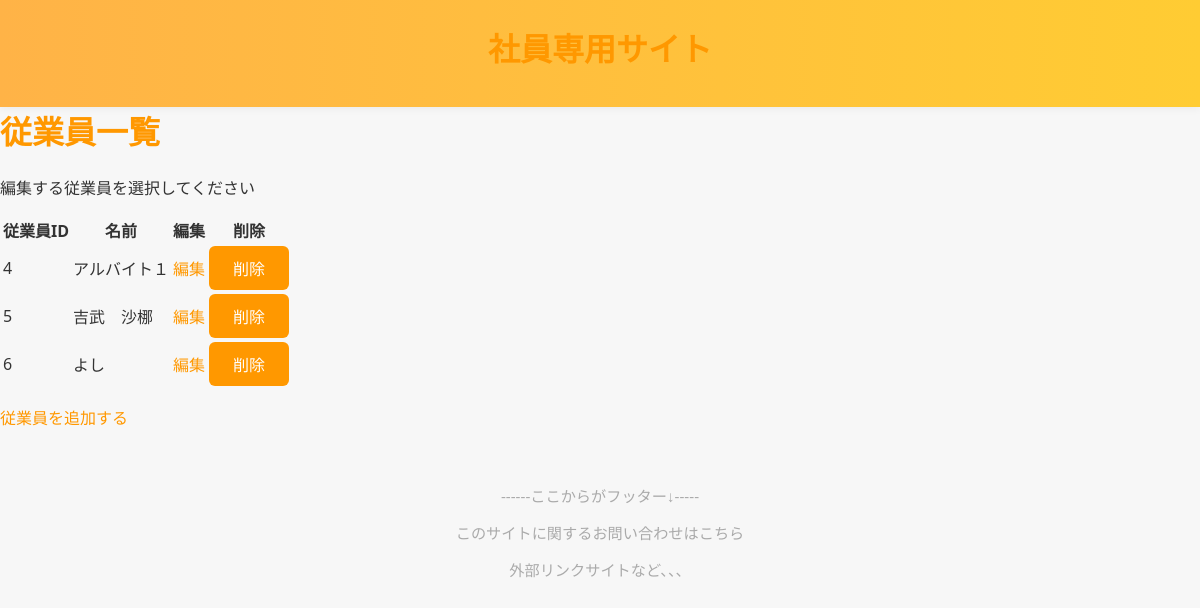
The app's page /emp/EditEmployee/ (signed in), older data.
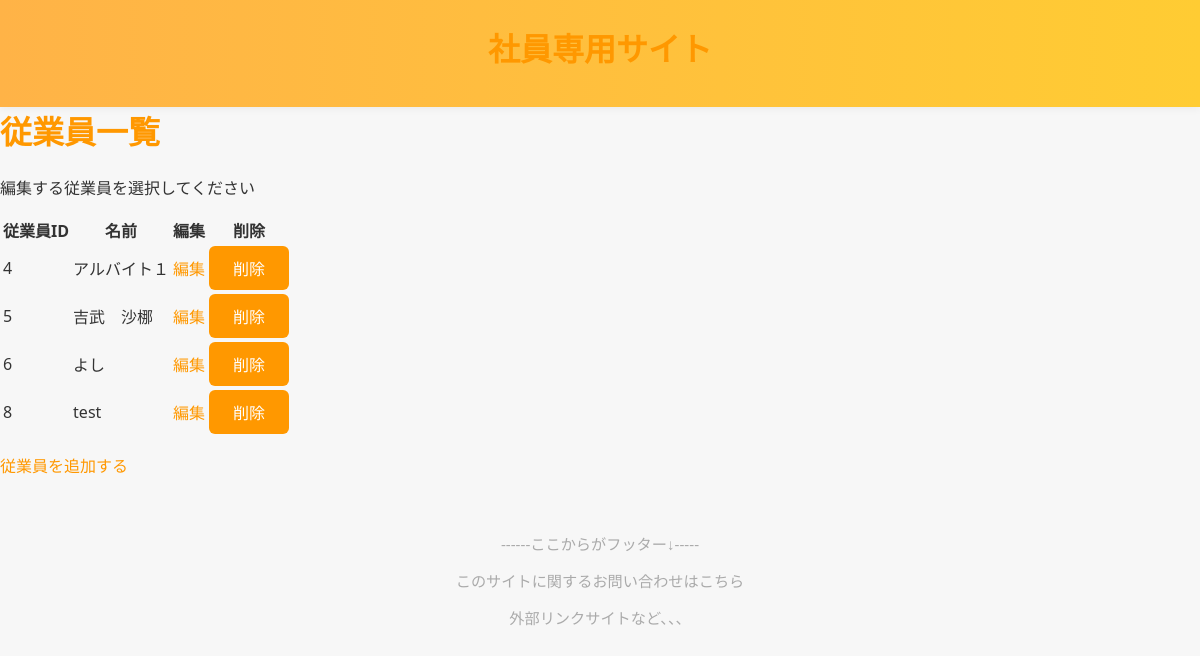
The same page, newer data.
### RestaurantEmpApp/models.py (models this page shows, shortened)
class Employee(AbstractUser):
    employee_id = models.AutoField(primary_key=True)
    shop_id = models.CharField(max_length=50)
    shop_name = models.CharField(max_length=100, blank=True, null=True)
    name = models.CharField(max_length=100, blank=True, null=True)
    role = models.CharField(max_length=50, blank=True, null=True)
    USERNAME_FIELD = 'username'  # 手入力の username を認証に使う
    REQUIRED_FIELDS = ['name', 'shop_id', 'role']

### RestaurantEmpApp/views.py (the view)
# urls.py: path('EditEmployee/', EditEmployeeView.as_view(), name='EditEmployee'),
class EditEmployeeView(LoginRequiredMixin, ListView):
    model = Employee
    template_name = 'RestaurantEmpApp/EditEmployee.html'
    context_object_name = 'employees'
    def get_queryset(self):
        return Employee.objects.filter(role__isnull=True) | Employee.objects.filter(role='')

### RestaurantEmpApp/templates/RestaurantEmpApp/EditEmployee.html (shortened to what this page needs)
{% extends 'RestaurantEmpApp/base.html' %}
{% load static %}
{% block header %}
<h1>社員専用サイト</h1>
{% endblock %}
{% block contents %}
<h1>従業員一覧</h1>
<p>編集する従業員を選択してください</p>
<table>
	<tr>
		<th>従業員ID</th>
		<th>名前</th>
		<th>編集</th>
		<th>削除</th>
	</tr>
	{% for emp in employees %}
	<tr>
		<td>{{ emp.employee_id }}</td>
		<td>{{ emp.name }}</td>
		<td><a href="{% url 'EditEmployeeDetail' emp.pk %}">編集</a></td>
		<td>
		  <form method="post" action="{% url 'DeleteEmployee' emp.pk %}" style="display:inline;">
		    <button type="submit" onclick="return confirm('本当に削除しますか？');">削除</button>
		  </form>
		</td>
	</tr>
	{% empty %}
	<tr><td colspan="4">従業員がいません</td></tr>
	{% endfor %}
</table>
<p><a href="{% url 'AddEmployee' %}">従業員を追加する</a></p>
{% endblock %}

Row changes from the older to the newer data that the page shows:
added Employee: employee_id "8", name "test"
